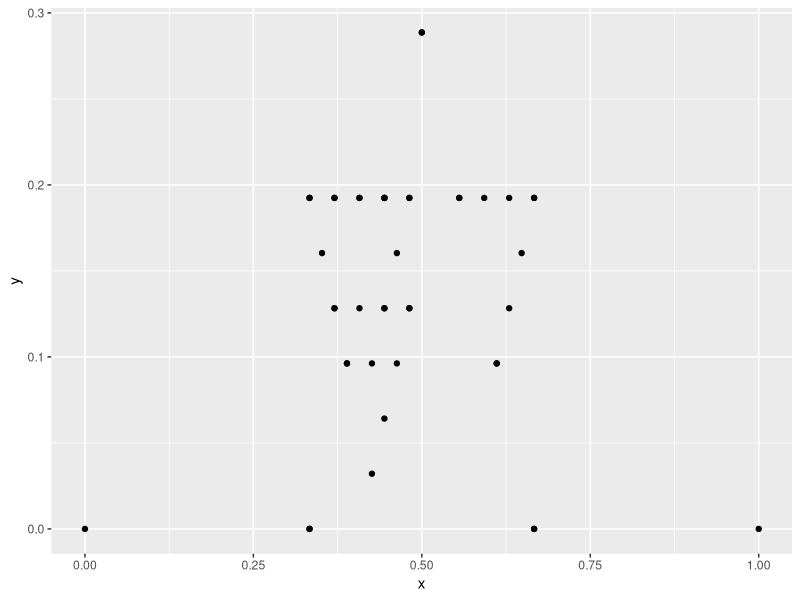
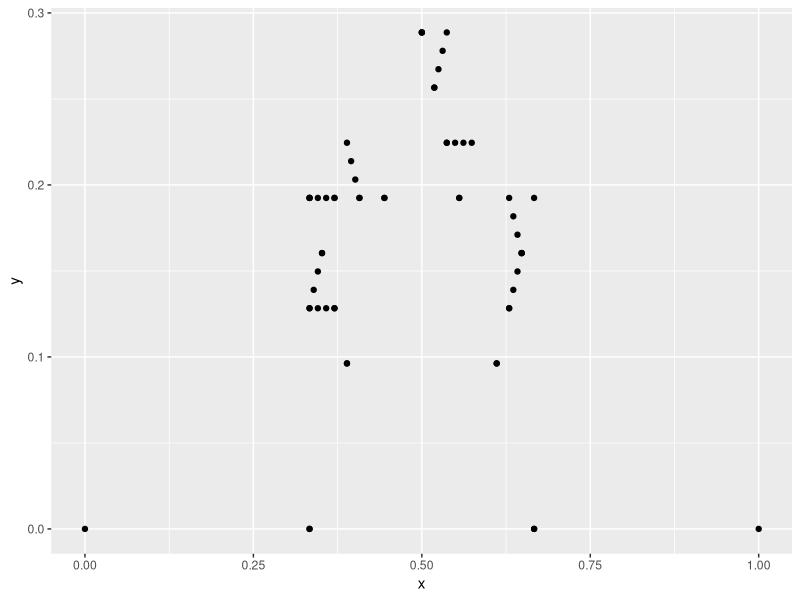
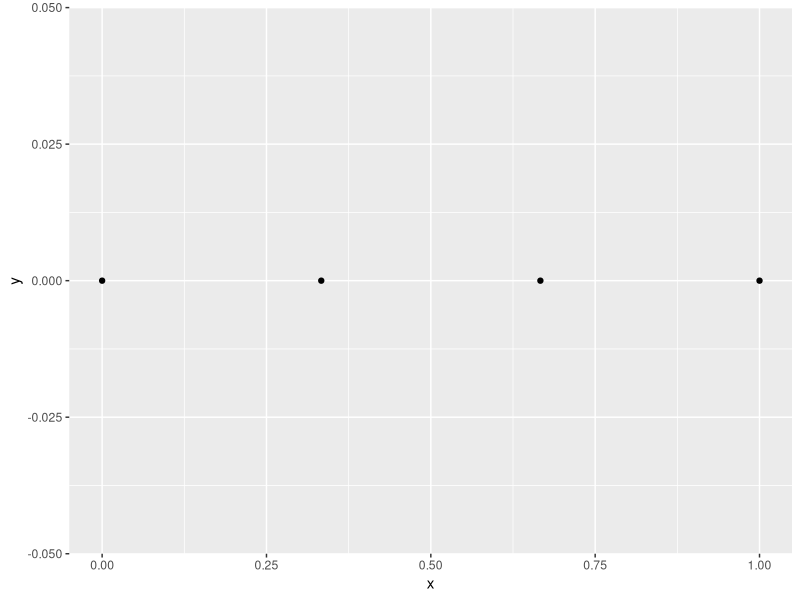
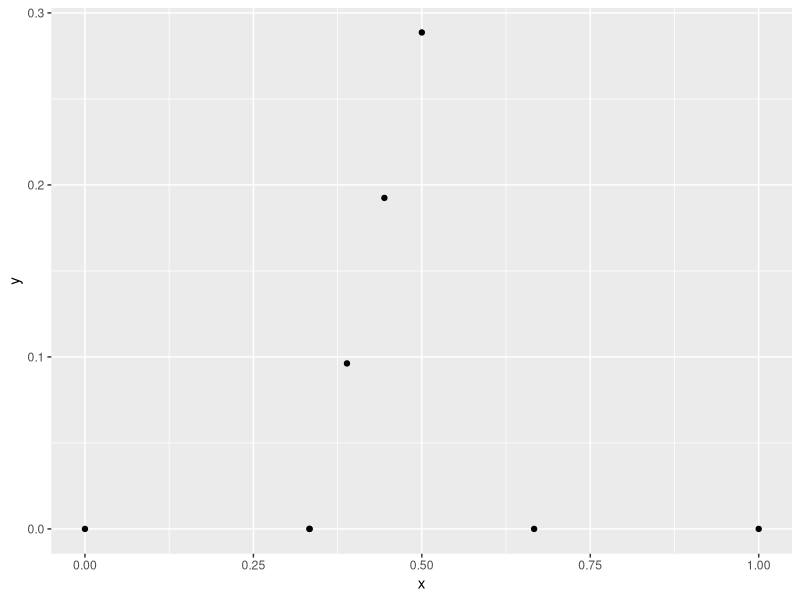
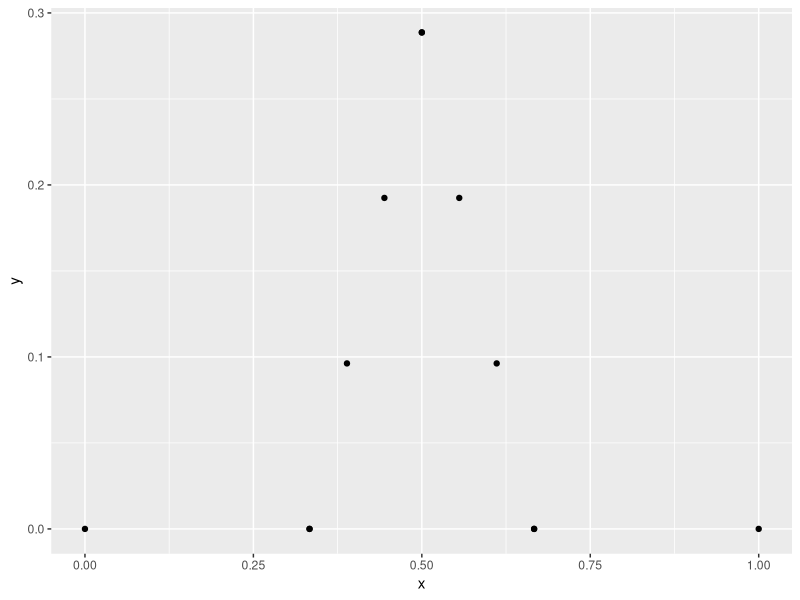
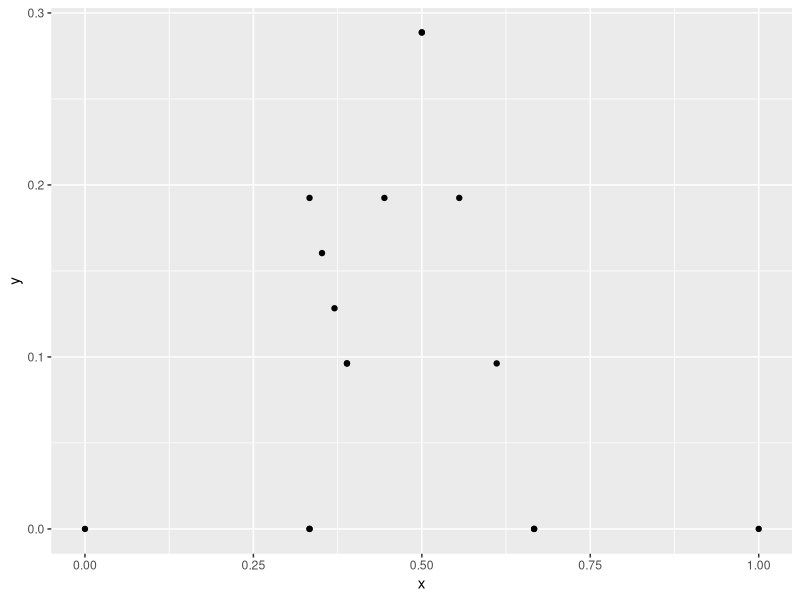
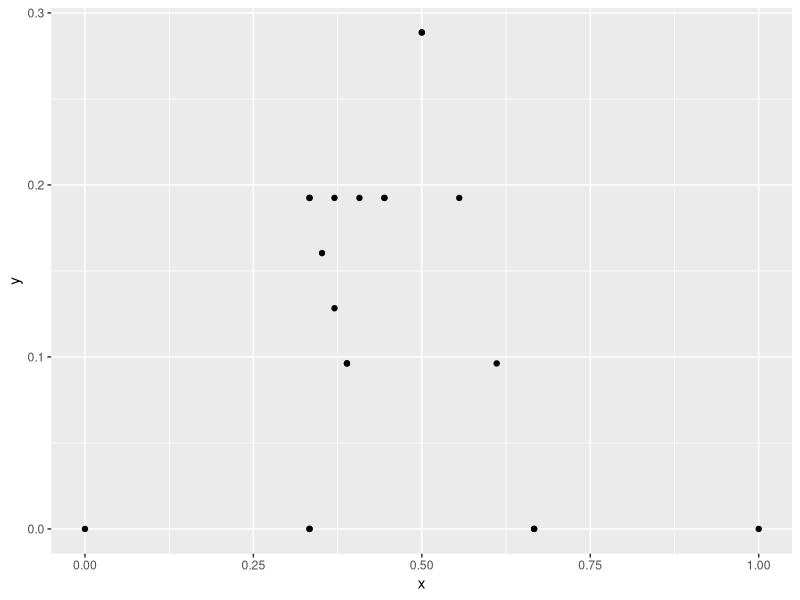
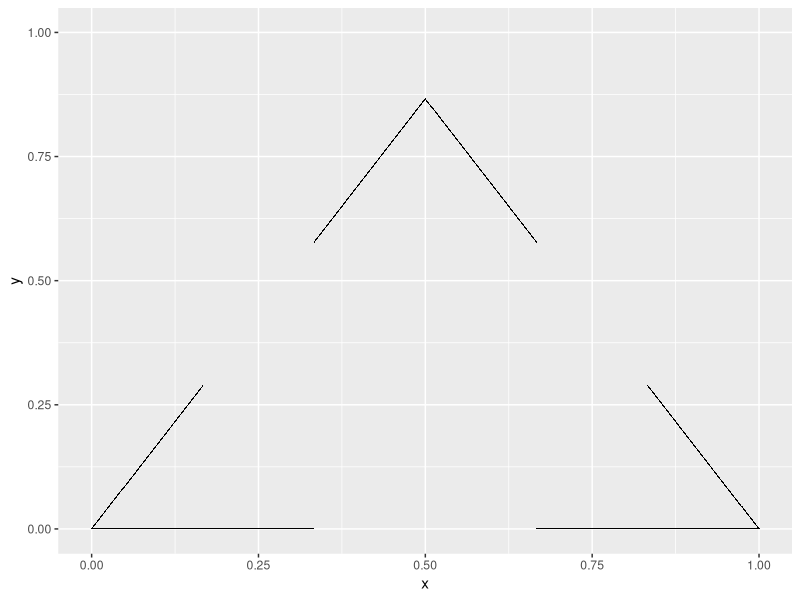

Here is the R script that generated these plots, in order: (Note: this script raises an error after producing the figures.)
library(dplyr)
library(ggplot2)
### START FRESH
how_deep <- 2

startx <- 0
starty <- 0
sidelength <- 1
degrees <- 0
line <- 1
start_line <- 1
data_points <- data.frame(point = c(1, 2, 1, 2),
                          line = line,
                          start_line = start_line,
                          segment = c(1, 1, 2, 2),
                          n = 1,
                          i = 0,
                          depth = 0,
                          side = 0,
                          degrees = degrees,
                          degrees_in = 0,
                          x = c(startx, 
                                startx + (cos(degrees * pi / 180) * (sidelength / 3)), 
                                startx + (cos(degrees * pi / 180) * ((2 * sidelength) / 3)), 
                                startx + (cos(degrees * pi / 180) * sidelength)),
                          y = c(starty, 
                                starty + (sin(degrees * pi / 180) * (sidelength / 3)), 
                                starty + (sin(degrees * pi / 180) * ((2 * sidelength) / 3)), 
                                starty + (sin(degrees * pi / 180) * sidelength)))
for(i in 1:how_deep){
        degrees <- degrees + 60
        n <- 1
        sidelength <- sidelength / 3
        
        if(i < 2){
                for(depth in 1:2^(i - 1)){
                        
                        for(side in 1:2){
                                startx <- ifelse(side == 1,
                                                 data_points$x[data_points$line == start_line & 
                                                                       data_points$segment == 1 & 
                                                                       data_points$point == 2],
                                                 data_points$x[data_points$line == line &
                                                                       data_points$segment == 2 & 
                                                                       data_points$point == 2])
                                starty <- ifelse(side == 1,
                                                 data_points$y[data_points$line == start_line & 
                                                                       data_points$segment == 1 & 
                                                                       data_points$point == 2],
                                                 data_points$y[data_points$line == line &
                                                                       data_points$segment == 2 & 
                                                                       data_points$point == 2])
                                line <- line + 1
                                
                                degrees_in <- case_when(
                                        4 - (depth %% 4) == 3 ~ ifelse(side == 1,
                                                                       degrees,
                                                                       degrees - 120),
                                        4 - (depth %% 4) == 4 ~ ifelse(side == 1,
                                                                       -1 * (degrees - 120),
                                                                       -1 *degrees),
                                        1 == 1 ~ ifelse(side == 1,
                                                        degrees - 120,
                                                        degrees - 240)
                                )
                                
                                
                                tmp <- data.frame(point = c(1, 2, 1, 2),
                                                  line = line,
                                                  start_line = start_line,
                                                  segment = c(1, 1, 2, 2),
                                                  n = n,
                                                  i = i,
                                                  depth = depth,
                                                  side = side,
                                                  degrees = degrees,
                                                  degrees_in = degrees_in,
                                                  x = c(startx, 
                                                        startx + (cos(degrees_in * pi / 180) * (sidelength / 3)), 
                                                        startx + (cos(degrees_in * pi / 180) * ((2 * sidelength) / 3)), 
                                                        startx + (cos(degrees_in * pi / 180) * sidelength)),
                                                  y = c(starty, 
                                                        starty + (sin(degrees_in * pi / 180) * (sidelength / 3)), 
                                                        starty + (sin(degrees_in * pi / 180) * ((2 * sidelength) / 3)), 
                                                        starty + (sin(degrees_in * pi / 180) * sidelength)))
                                data_points <- rbind(data_points, tmp)
                                n <- n + 1
                        }
                        start_line <- start_line + 1  
                }
        } else {
                for(triangles in 1:(2^(i - 1) / 4)){
                        for(depth in 1:4){
                                
                                for(side in 1:2){
                                        startx <- ifelse(side == 1,
                                                         data_points$x[data_points$line == start_line & 
                                                                               data_points$segment == 1 & 
                                                                               data_points$point == 2],
                                                         data_points$x[data_points$line == line &
                                                                               data_points$segment == 2 & 
                                                                               data_points$point == 2])
                                        starty <- ifelse(side == 1,
                                                         data_points$y[data_points$line == start_line & 
                                                                               data_points$segment == 1 & 
                                                                               data_points$point == 2],
                                                         data_points$y[data_points$line == line &
                                                                               data_points$segment == 2 & 
                                                                               data_points$point == 2])
                                        line <- line + 1
                                        
                                        degrees_in <- case_when(
                                                4 - (depth %% 4) == 3 ~ ifelse(side == 1,
                                                                               degrees,
                                                                               degrees - 120),
                                                4 - (depth %% 4) == 4 ~ ifelse(side == 1,
                                                                               -1 * (degrees - 120),
                                                                               -1 *degrees),
                                                1 == 1 ~ ifelse(side == 1,
                                                                degrees - 120,
                                                                degrees - 240)
                                        )
                                        
                                        
                                        tmp <- data.frame(point = c(1, 2, 1, 2),
                                                          line = line,
                                                          start_line = start_line,
                                                          segment = c(1, 1, 2, 2),
                                                          n = n,
                                                          i = i,
                                                          depth = depth,
                                                          side = side,
                                                          degrees = degrees,
                                                          degrees_in = degrees_in,
                                                          x = c(startx, 
                                                                startx + (cos(degrees_in * pi / 180) * (sidelength / 3)), 
                                                                startx + (cos(degrees_in * pi / 180) * ((2 * sidelength) / 3)), 
                                                                startx + (cos(degrees_in * pi / 180) * sidelength)),
                                                          y = c(starty, 
                                                                starty + (sin(degrees_in * pi / 180) * (sidelength / 3)), 
                                                                starty + (sin(degrees_in * pi / 180) * ((2 * sidelength) / 3)), 
                                                                starty + (sin(degrees_in * pi / 180) * sidelength)))
                                        data_points <- rbind(data_points, tmp)
                                        n <- n + 1
                                }
                                start_line <- start_line + 1  
                        }
                }
        }
        
}


ggplot(data_points, aes(x, y)) + 
        geom_point()

data_points


c###################################


how_deep <- 3

startx <- 0
starty <- 0
sidelength <- 1
degrees <- 0
line <- 1
start_line <- 1
tri_at_level <- 0
data_points <- data.frame(point = c(1, 2, 1, 2),
                          line = line,
                          start_line = start_line,
                          segment = c(1, 1, 2, 2),
                          n = 1,
                          tri_at_level = tri_at_level,
                          i = 0,
                          depth = 0,
                          side = 0,
                          degrees = degrees,
                          degrees_in = 0,
                          x = c(startx, 
                                startx + (cos(degrees * pi / 180) * (sidelength / 3)), 
                                startx + (cos(degrees * pi / 180) * ((2 * sidelength) / 3)), 
                                startx + (cos(degrees * pi / 180) * sidelength)),
                          y = c(starty, 
                                starty + (sin(degrees * pi / 180) * (sidelength / 3)), 
                                starty + (sin(degrees * pi / 180) * ((2 * sidelength) / 3)), 
                                starty + (sin(degrees * pi / 180) * sidelength)))

for(i in 1:how_deep){
        print(paste("outside: ", i))
        sidelength <- sidelength / 3
        tri_at_level <- 1
        degrees <- degrees + 60
        n <- 1
        for(depth in 1:2^(i-1)){
                print(paste("insdide: ", depth))
                for(side in 1:2){
                        print(paste("deep insdide: ", side))
                        
                        startx <- data_points$x[data_points$line == start_line & 
                                                        data_points$segment == ifelse(side %% 2 == 0, 2, 1) & 
                                                        data_points$point == ifelse(side %% 2 == 0, 1, 2)]
                        starty <- data_points$y[data_points$line == start_line & 
                                                        data_points$segment == ifelse(side %% 2 == 0, 2, 1) & 
                                                        data_points$point == ifelse(side %% 2 == 0, 1, 2)]
                        line <- line + 1
                        
                        degrees_in <- ifelse((depth %% 2) == 1,
                                             ifelse(side == 1, degrees, 
                                                    degrees + 60),
                                             ifelse(side == 1, degrees + 240,
                                                    degrees + 180))
                        degrees_in <- ifelse(side == 2, 
                                             60 + unique(data_points$degrees_in[data_points$side == 1 & data_points$line == line - 1]),
                                             degrees - ((depth - 1) * 60))
                        
                        tmp <- data.frame(point = c(1, 2, 1, 2),
                                          line = line,
                                          start_line = start_line,
                                          segment = c(1, 1, 2, 2),
                                          n = n,
                                          tri_at_level = tri_at_level,
                                          i = i,
                                          depth = depth,
                                          side = side,
                                          degrees = degrees,
                                          degrees_in = degrees_in,
                                          x = c(startx, 
                                                startx + (cos(degrees_in * pi / 180) * (sidelength / 3)), 
                                                startx + (cos(degrees_in * pi / 180) * ((2 * sidelength) / 3)), 
                                                startx + (cos(degrees_in * pi / 180) * sidelength)),
                                          y = c(starty, 
                                                starty + (sin(degrees_in * pi / 180) * (sidelength / 3)), 
                                                starty + (sin(degrees_in * pi / 180) * ((2 * sidelength) / 3)), 
                                                starty + (sin(degrees_in * pi / 180) * sidelength)))
                        data_points <- rbind(data_points, tmp)
                        n <- n + 1
                }
                start_line <- start_line + 1  
                tri_at_level <- tri_at_level + 1
        }
}

ggplot(data_points, aes(x, y)) + 
        geom_point()

data_points$line <- data_points$line - 1

data_points

## ONE SINGLE SIDE
startx <- 0
starty <- 0
sidelength <- 1
degrees <- 0
line <- 1
data_points <- data.frame()

## SPLIT LINE INTO THREE PARTS

tmp <- data.frame(point = c(1, 2, 1, 2),
                  line = line,
                  segment = c(1, 1, 2, 2),
                  x = c(startx, 
                        startx + (cos(degrees * pi / 180) * (sidelength / 3)), 
                        startx + (cos(degrees * pi / 180) * ((2 * sidelength) / 3)), 
                        startx + (cos(degrees * pi / 180) * sidelength)),
                  y = c(starty, 
                        starty + (sin(degrees * pi / 180) * (sidelength / 3)), 
                        starty + (sin(degrees * pi / 180) * ((2 * sidelength) / 3)), 
                        starty + (sin(degrees * pi / 180) * sidelength)))
data_points <- rbind(data_points, tmp)

ggplot(data_points, aes(x, y)) + 
        geom_point()

##########################

startx <- data_points$x[data_points$line == line & 
                                data_points$segment == 1 & 
                                data_points$point == 2]
starty <- data_points$y[data_points$line == line & 
                                data_points$segment == 1 & 
                                data_points$point == 2]
sidelength <- sidelength / 3
degrees <- degrees + 60
line <- line + 1

tmp <- data.frame(point = c(1, 2, 1, 2),
                  line = line,
                  segment = c(1, 1, 2, 2),
                  x = c(startx, 
                        startx + (cos(degrees * pi / 180) * (sidelength / 3)), 
                        startx + (cos(degrees * pi / 180) * ((2 * sidelength) / 3)), 
                        startx + (cos(degrees * pi / 180) * sidelength)),
                  y = c(starty, 
                        starty + (sin(degrees * pi / 180) * (sidelength / 3)), 
                        starty + (sin(degrees * pi / 180) * ((2 * sidelength) / 3)), 
                        starty + (sin(degrees * pi / 180) * sidelength)))
data_points <- rbind(data_points, tmp)

ggplot(data_points, aes(x, y)) + 
        geom_point()

line <- line + 1
startx <- data_points$x[data_points$line == line - 2 & 
                                data_points$segment == 2 & 
                                data_points$point == 1]
starty <- data_points$y[data_points$line == line - 2 & 
                                data_points$segment == 2 & 
                                data_points$point == 1]

tmp <- data.frame(point = c(1, 2, 1, 2),
                  line = line,
                  segment = c(1, 1, 2, 2),
                  x = c(startx, 
                        startx + (cos((180 - degrees) * pi / 180) * (sidelength / 3)), 
                        startx + (cos((180 - degrees) * pi / 180) * ((2 * sidelength) / 3)), 
                        startx + (cos((180 - degrees) * pi / 180) * sidelength)),
                  y = c(starty, 
                        starty + (sin(degrees * pi / 180) * (sidelength / 3)), 
                        starty + (sin(degrees * pi / 180) * ((2 * sidelength) / 3)), 
                        starty + (sin(degrees * pi / 180) * sidelength)))
data_points <- rbind(data_points, tmp)

ggplot(data_points, aes(x, y)) + 
        geom_point()

#####################

startx <- data_points$x[data_points$line == line - 1 & 
                                data_points$segment == 1 & 
                                data_points$point == 2]
starty <- data_points$y[data_points$line == line - 1 & 
                                data_points$segment == 1 & 
                                data_points$point == 2]
sidelength <- sidelength / 3
degrees <- degrees + 60
line <- line + 1

tmp <- data.frame(point = c(1, 2, 1, 2),
                  line = line,
                  segment = c(1, 1, 2, 2),
                  x = c(startx, 
                        startx + (cos(degrees * pi / 180) * (sidelength / 3)), 
                        startx + (cos(degrees * pi / 180) * ((2 * sidelength) / 3)), 
                        startx + (cos(degrees * pi / 180) * sidelength)),
                  y = c(starty, 
                        starty + (sin(degrees * pi / 180) * (sidelength / 3)), 
                        starty + (sin(degrees * pi / 180) * ((2 * sidelength) / 3)), 
                        starty + (sin(degrees * pi / 180) * sidelength)))
data_points <- rbind(data_points, tmp)

ggplot(data_points, aes(x, y)) + 
        geom_point()

line <- line + 1
startx <- data_points$x[data_points$line == line - 3 & 
                                data_points$segment == 2 & 
                                data_points$point == 1]
starty <- data_points$y[data_points$line == line - 3 & 
                                data_points$segment == 2 & 
                                data_points$point == 1]

tmp <- data.frame(point = c(1, 2, 1, 2),
                  line = line,
                  segment = c(1, 1, 2, 2),
                  x = c(startx, 
                        startx + (cos((degrees - 300) * pi / 180) * (sidelength / 3)), 
                        startx + (cos((degrees - 300) * pi / 180) * ((2 * sidelength) / 3)), 
                        startx + (cos((degrees - 300) * pi / 180) * sidelength)),
                  y = c(starty, 
                        starty + (sin((degrees - 300) * pi / 180) * (sidelength / 3)), 
                        starty + (sin((degrees - 300) * pi / 180) * ((2 * sidelength) / 3)), 
                        starty + (sin((degrees - 300) * pi / 180) * sidelength)))
data_points <- rbind(data_points, tmp)

ggplot(data_points, aes(x, y)) + 
        geom_point()

#############################




## DRAW A EQUILATERAL TRIANGLE
sidelength <- 1

starting_tri <- data.frame(corner = c(1, 2, 3),
                           x = c(0, sidelength, sidelength / 2),
                           y = c(0, 0, (sidelength * tan(60 * pi / 180)) / 2))

side <- data.frame(side = c(1, 2, 3),
                   starting_corner = c(1, 2, 1),
                   ending_corner = c(2, 3, 3))

points <- data.frame(x = starting_tri$x,
                     y = starting_tri$y, 
                     middle_third_x_min = NA,
                     middle_third_x_max = NA,
                     middle_third_y_min = NA,
                     middle_third_y_max = NA)

for(si in side$side){
        startx <- starting_tri$x[starting_tri$corner == side$starting_corner[side$side == si]]
        endx <- starting_tri$x[starting_tri$corner == side$ending_corner[side$side == si]]

        starty <- starting_tri$y[starting_tri$corner == side$starting_corner[side$side == si]]
        endy <- starting_tri$y[starting_tri$corner == side$ending_corner[side$side == si]]
        
        iterationx <- (endx - startx) / 1000
        iterationy <- (endy - starty) / 1000
        
        middle_third_x_min <- min(startx + ((endx - startx) / 3), 
                                  startx + (2 * (endx - startx) / 3))
        middle_third_x_max <- max(startx + ((endx - startx) / 3), 
                                  startx + (2 * (endx - startx) / 3))
        
        middle_third_y_min <- min(starty + ((endy - starty) / 3), 
                                  starty + (2 * (endy - starty) / 3))
        middle_third_y_max <- max(starty + ((endy - starty) / 3), 
                                  starty + (2 * (endy - starty) / 3))
        
        for(i in 1:1000){
                if(i == 1){
                        newx <- startx + iterationx
                        newy <- starty + iterationy
                } else {
                        newx <- newx + iterationx
                        newy <- newy + iterationy
                }
                
                if((newx > middle_third_x_min & newx < middle_third_x_max) | 
                   (newy > middle_third_y_min & newy < middle_third_y_max)) {
                        next
                } else {
                        tmp <- data.frame(x = newx, y = newy, 
                                          middle_third_x_min = middle_third_x_min,
                                          middle_third_x_max = middle_third_x_max,
                                          middle_third_y_min = middle_third_y_min,
                                          middle_third_y_max = middle_third_y_max)
                        points <- rbind(points, tmp)
                }
        }
}

ggplot(points, aes(x, y)) + 
        geom_point(shape = ".") + 
        scale_y_continuous(limits = c(0, 1))

holes <- unique(points[, 3:6])
holes <- holes[!is.na(holes$middle_third_x_min), ]
holes$side <- c(1, 2, 3)

starting_tri <- data.frame(corner = c(1, 2, 3),
                           x = c(0, sidelength, sidelength / 2),
                           y = c(0, 0, (sidelength * tan(60 * pi / 180)) / 2))

for(i in dim(holes)[1]){
        startx <- starting_tri$x[starting_tri$corner == side$starting_corner[side$side == si]]
        endx <- starting_tri$x[starting_tri$corner == side$ending_corner[side$side == si]]
        
        starty <- starting_tri$y[starting_tri$corner == side$starting_corner[side$side == si]]
        endy <- starting_tri$y[starting_tri$corner == side$ending_corner[side$side == si]]
        
        iterationx <- (endx - startx) / 1000
        iterationy <- (endy - starty) / 1000
        
        middle_third_x_min <- min(startx + ((endx - startx) / 3), 
                                  startx + (2 * (endx - startx) / 3))
        middle_third_x_max <- max(startx + ((endx - startx) / 3), 
                                  startx + (2 * (endx - startx) / 3))
        
        middle_third_y_min <- min(starty + ((endy - starty) / 3), 
                                  starty + (2 * (endy - starty) / 3))
        middle_third_y_max <- max(starty + ((endy - starty) / 3), 
                                  starty + (2 * (endy - starty) / 3))
        
        
        
        outside_point_y <- ifelse(i == 1, )
        
        starting_tri <- data.frame(corner = c(1, 2, 3),
                                   x = c(0, sidelength, sidelength / 2),
                                   y = c(0, 0, (sidelength * tan(60 * pi / 180)) / 2))
        
        side <- data.frame(side = c(1, 2, 3),
                           starting_corner = c(1, 2, 1),
                           ending_corner = c(2, 3, 3))
}

ggplot(points, aes(x, y)) + 
        geom_point(shape = ".") + 
        scale_y_continuous(limits = c(0, 1))


### GET IT STARTED
startx <- 0
endx <- 1

endy <- 0
starty <- 0

iterationx <- (endx - startx) / 1000
iterationy <- (endy - starty) / 1000

middle_third_x_min <- startx + ((endx - startx) / 3)
middle_third_x_max <- startx + (2 * (endx - startx) / 3)

middle_third_y_min <- starty + ((endy - starty) / 3)
middle_third_y_max <- starty + (2 * (endy - starty) / 3)

points <- data.frame(x = startx,
                     y = starty)
for(i in 1:1000){
        if(i == 1){
                newx <- startx + iterationx
                newy <- starty + iterationy
        } else {
                newx <- newx + iterationx
                newy <- newy + iterationy
        }
        
        if(newx > middle_third_x_min & newx < middle_third_x_max) {
                next
        } else {
                tmp <- data.frame(x = newx, y = newy)
                points <- rbind(points, tmp)
        }
}

### THEN GO FROM THERE - STARTING TO SEE THE RECURSIVE PATTERNS, BUT DON'T HAVE 
### MY HEAD WRAPPED AROUND IT YET

startx <- middle_third_x_min
endx <- middle_third_x_min + (middle_third_x_max - middle_third_x_min) / 2

starty <- middle_third_y_min
endy <- tan(60 * pi / 180) / 2

iterationx <- (endx - startx) / 1000
iterationy <- (endy - starty) / 1000

middle_third_x_min <- startx + ((endx - startx) / 3)
middle_third_x_max <- startx + (2 * (endx - startx) / 3)

middle_third_y_min <- starty + ((endy - starty) / 3)
middle_third_y_max <- starty + (2 * (endy - starty) / 3)

for(i in 1:1000){
        if(i == 1){
                newx <- startx + iterationx
                newy <- starty + iterationy
        } else {
                newx <- newx + iterationx
                newy <- newy + iterationy
        }
        
        if(newx > middle_third_x_min & newx < middle_third_x_max) {
                next
        } else {
                tmp <- data.frame(x = newx, y = newy)
                points <- rbind(points, tmp)
        }
}

xdist <- endx - startx
startx <- endx
endx <- startx + xdist

ydist <- endy - starty
starty <- endy
endy <- starty - ydist

iterationx <- (endx - startx) / 1000
iterationy <- (endy - starty) / 1000

middle_third_x_min <- startx + ((endx - startx) / 3)
middle_third_x_max <- startx + (2 * (endx - startx) / 3)

middle_third_y_min <- starty + ((endy - starty) / 3)
middle_third_y_max <- starty + (2 * (endy - starty) / 3)

for(i in 1:1000){
        if(i == 1){
                newx <- startx + iterationx
                newy <- starty + iterationy
        } else {
                newx <- newx + iterationx
                newy <- newy + iterationy
        }
        
        if(newx > middle_third_x_min & newx < middle_third_x_max) {
                next
        } else {
                tmp <- data.frame(x = newx, y = newy)
                points <- rbind(points, tmp)
        }
}


ggplot(points, aes(x, y)) + 
        geom_point(shape = ".") + 
        scale_y_continuous(limits = c(0, 1))
